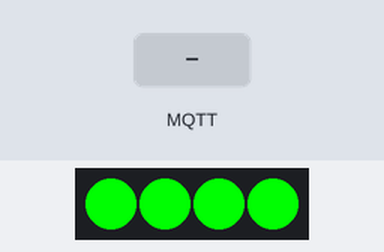
The sketch below on a simulated ESP32. Parts: 4 RGB LEDs in strip order, left to right. The test bench sets the inputs (shaded band). WiFi joins after 1.5 s; servers stay silent unless stated; random numbers use the default seed unless the sketch sets one; no MQTT or app messages arrive unless stated; what the sketch prints to the serial monitor is not drawn.

Above: at 6.7 s.
6.8 s: MQTT message "1" arrives on the first subscribed topic
At 7.9 s:
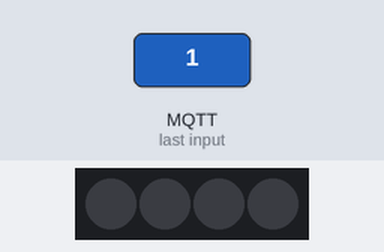
8.8 s: MQTT message "1" arrives on the second subscribed topic
At 11.1 s:
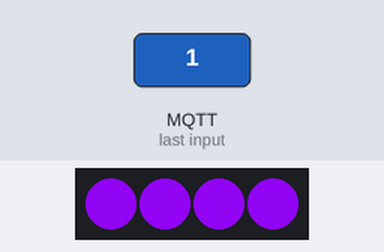
11.8 s: MQTT message "1" arrives on the third subscribed topic
At 15.6 s:
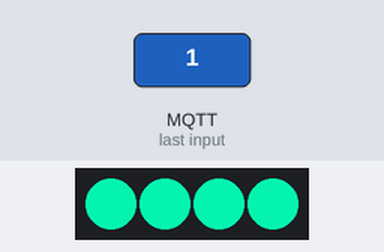
17.3 s: MQTT message "0" arrives on the second subscribed topic
At 18.2 s:
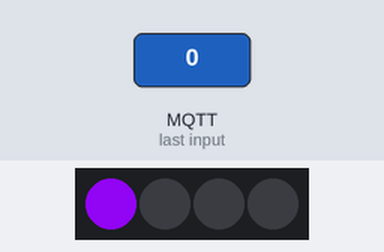
20.3 s: MQTT message "2" arrives on the second subscribed topic
Timing chart, 0 to 24.3 s (numbered marks = the images above; inputs shaded):
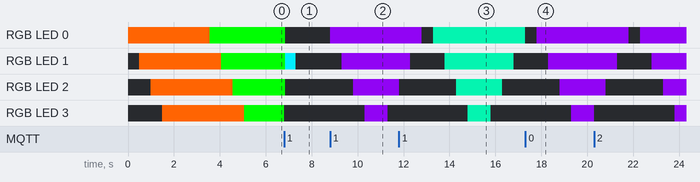

Measured:
- after the input at 6.8 s, RGB LED 0, RGB LED 2: RGB(0, 253, 2) → off after 0.05 s; RGB LED 1: RGB(0, 253, 2) → RGB(0, 238, 255) after 0.05 s, → off 0.45 s later; RGB LED 3: RGB(0, 253, 2) → off at once
- after the input at 8.8 s, RGB LED 0: off → RGB(130, 4, 219) at once; RGB LED 1: off → RGB(130, 4, 219) after 0.50 s; RGB LED 2: off → RGB(130, 4, 219) after 1.0 s; RGB LED 3: off → RGB(130, 4, 219) after 1.5 s, → off 1.0 s later

The sketch:

small_rgb_mqtt.ino
```cpp
#include <Adafruit_NeoPixel.h>
#include <WiFi.h>
#include <PubSubClient.h>

#ifdef __AVR__
#include <avr/power.h>
#endif
#define PIN 5
#define NUMPIXELS 4
#define MQTT_USER "asd"
#define MQTT_PASSWORD "asd"

#define MQTT_TEXT "hora_de_siluetas/r"
#define MQTT_HOLA "hora_de_siluetas/hola"
#define MQTT_ADIOS "hora_de_siluetas/adios"
#define MQTT_LOVE "hora_de_siluetas/love"

#define DELAYVAL 500

const char *ssid = "RUBEN14";        // Enter your WiFi name
const char *password = "9472302440"; // Enter WiFi password
const char *mqtt_server = "broker.hivemq.com";
const int mqtt_port = 1883;

bool clear_les;
WiFiClient wifiClient;
PubSubClient client(wifiClient);
Adafruit_NeoPixel pixels1(NUMPIXELS, PIN, NEO_GRB + NEO_KHZ800);

void setup_wifi()
{
  delay(10);
  // We start by connecting to a WiFi network
  Serial.println();
  Serial.print("Connecting to ");
  Serial.println(ssid);
  WiFi.begin(ssid, password);
  while (WiFi.status() != WL_CONNECTED)
  {
    delay(500);
    Serial.print(".");
  }
  randomSeed(micros());
  Serial.println("");
  Serial.println("WiFi connected");
  Serial.println("IP address: ");
  Serial.println(WiFi.localIP());
}

void reconnect()
{
  // Loop until we're reconnected
  while (!client.connected())
  {
    Serial.print("Attempting MQTT connection...");
    // Create a random client ID
    String clientId = "ESP32ClientT-";
    clientId += String(random(0xffff), HEX);
    // Attempt to connect
    if (client.connect(clientId.c_str(), MQTT_USER, MQTT_PASSWORD))
    {
      Serial.println("connected");

      client.subscribe(MQTT_TEXT);
      client.subscribe(MQTT_HOLA);
      client.subscribe(MQTT_ADIOS);
      client.subscribe(MQTT_LOVE);
      for (int i = 0; i < NUMPIXELS; i++)
      {
        pixels1.setPixelColor(i, pixels1.Color(0, 253, 2));
        pixels1.show();
        delay(DELAYVAL);
      }
    }
    else
    {
      Serial.print("failed, rc=");
      Serial.print(client.state());
      Serial.println(" try again in 5 seconds");
      // Wait 5 seconds before retrying
      delay(5000);
    }
  }
}

void callback(char *topic, byte *payload, unsigned int length)
{
  //Serial.print("channel:");
  //Serial.println(topic);
  //Serial.print("data:");
  //Serial.write(payload, length);
  //Serial.println();
  char *msg = "hora_de_siluetas/r";
  char *hola = "hora_de_siluetas/hola";
  char *adios = "hora_de_siluetas/adios";
  char *love = "hora_de_siluetas/love";
  if (clear_les) {
    clear_les = false;
    for (int i = 4; i >= 0; i--)
    {
      pixels1.setPixelColor(i, pixels1.Color(0, 0, 0));
      pixels1.show();
      delay(10);
    }
  }
  if (!strcmp(topic, msg))
  {
    int random_led = random(0, 4);
    pixels1.setPixelColor(random_led, pixels1.Color(0, 238, 255));
    pixels1.show();
    delay(450);
    pixels1.setPixelColor(random_led, pixels1.Color(0, 0, 0));
    pixels1.show();
  }
  else if (!strcmp(topic, hola))
  {
    for (int i = 0; i < NUMPIXELS; i++)
    {
      pixels1.setPixelColor(i, pixels1.Color(130, 4, 219));
      pixels1.show();
      delay(DELAYVAL);
    }
    for (int i = 4; i >= 0; i--)
    {
      pixels1.setPixelColor(i, pixels1.Color(0, 0, 0));
      pixels1.show();
      delay(DELAYVAL);
    }
  }

  else if (!strcmp(topic, adios))
  {
    for (int i = 0; i < NUMPIXELS; i++)
    {
      pixels1.setPixelColor(i, pixels1.Color(4, 219, 158));
      pixels1.show();
      delay(DELAYVAL);
    }
    for (int i = 4; i >= 0; i--)
    {
      pixels1.setPixelColor(i, pixels1.Color(0, 0, 0));
      pixels1.show();
      delay(DELAYVAL);
    }
  }

  else if (!strcmp(topic, love))
  {
    pixels1.clear();
    for (int a = 0; a < 2; a++)
    {
      for (int i = 0; i < NUMPIXELS; i++)
      {
        pixels1.setPixelColor(i, pixels1.Color(219, 4, 58));
        pixels1.show();
        delay(50);
      }
      for (int i = 4; i >= 0; i--)
      {
        pixels1.setPixelColor(i, pixels1.Color(0, 0, 0));
        pixels1.show();
        delay(50);
      }
    }
  }
}

void setup()
{
  Serial.begin(115200);
  pixels1.begin();
  pixels1.clear();
  for (int i = 0; i < NUMPIXELS; i++)
  {
    pixels1.setPixelColor(i, pixels1.Color(254, 100, 2));
    pixels1.show();
    delay(DELAYVAL);
  }
  clear_les = true;
  Serial.setTimeout(500); // Set time out for
  setup_wifi();
  client.setServer(mqtt_server, mqtt_port);
  client.setCallback(callback);
  reconnect();

#if defined(__AVR_ATtiny85__) && (F_CPU == 16000000)
  clock_prescale_set(clock_div_1);
#endif
}

void loop()
{
  client.loop();

  // pixels1.clear();
  // for (int i = 0; i < NUMPIXELS; i++)
  // {

  //   pixels1.setPixelColor(i, pixels1.Color(25, 100, 255));
  //   pixels1.show();
  //   delay(DELAYVAL);
  // }
}
```
